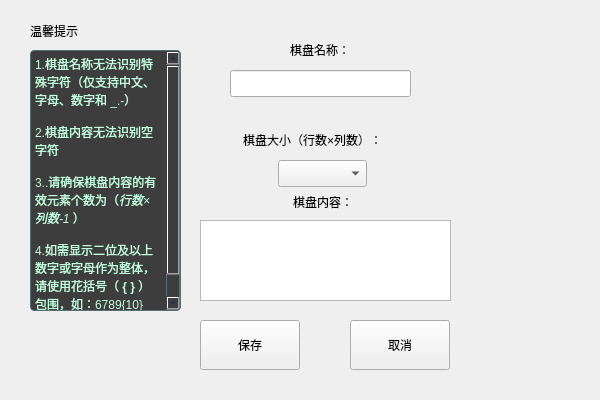
<?xml version="1.0" encoding="UTF-8"?>
<ui version="4.0">
 <class>CreatGamePage</class>
 <widget class="QWidget" name="CreatGamePage">
  <property name="geometry">
   <rect>
    <x>0</x>
    <y>0</y>
    <width>600</width>
    <height>400</height>
   </rect>
  </property>
  <property name="windowTitle">
   <string>Form</string>
  </property>
  <widget class="QWidget" name="widget" native="true">
   <property name="geometry">
    <rect>
     <x>20</x>
     <y>0</y>
     <width>551</width>
     <height>391</height>
    </rect>
   </property>
   <widget class="QLabel" name="label">
    <property name="geometry">
     <rect>
      <x>270</x>
      <y>40</y>
      <width>69</width>
      <height>19</height>
     </rect>
    </property>
    <property name="text">
     <string>棋盘名称：</string>
    </property>
   </widget>
   <widget class="QLineEdit" name="lineEdit">
    <property name="geometry">
     <rect>
      <x>210</x>
      <y>70</y>
      <width>181</width>
      <height>27</height>
     </rect>
    </property>
   </widget>
   <widget class="QLabel" name="label_4">
    <property name="geometry">
     <rect>
      <x>273</x>
      <y>192</y>
      <width>69</width>
      <height>19</height>
     </rect>
    </property>
    <property name="text">
     <string>棋盘内容：</string>
    </property>
   </widget>
   <widget class="QTextEdit" name="textEdit">
    <property name="geometry">
     <rect>
      <x>180</x>
      <y>220</y>
      <width>251</width>
      <height>81</height>
     </rect>
    </property>
   </widget>
   <widget class="MainButton" name="saveBtn">
    <property name="geometry">
     <rect>
      <x>180</x>
      <y>320</y>
      <width>100</width>
      <height>50</height>
     </rect>
    </property>
    <property name="minimumSize">
     <size>
      <width>100</width>
      <height>50</height>
     </size>
    </property>
    <property name="text">
     <string>保存</string>
    </property>
   </widget>
   <widget class="MainButton" name="cancelBtn">
    <property name="geometry">
     <rect>
      <x>330</x>
      <y>320</y>
      <width>100</width>
      <height>50</height>
     </rect>
    </property>
    <property name="minimumSize">
     <size>
      <width>100</width>
      <height>50</height>
     </size>
    </property>
    <property name="text">
     <string>取消</string>
    </property>
   </widget>
   <widget class="QComboBox" name="comboBox">
    <property name="geometry">
     <rect>
      <x>258</x>
      <y>160</y>
      <width>89</width>
      <height>27</height>
     </rect>
    </property>
    <property name="editable">
     <bool>false</bool>
    </property>
    <property name="currentText">
     <string/>
    </property>
    <property name="currentIndex">
     <number>-1</number>
    </property>
    <property name="maxVisibleItems">
     <number>20</number>
    </property>
    <property name="modelColumn">
     <number>0</number>
    </property>
   </widget>
   <widget class="QLabel" name="label_2">
    <property name="geometry">
     <rect>
      <x>223</x>
      <y>130</y>
      <width>171</width>
      <height>20</height>
     </rect>
    </property>
    <property name="text">
     <string>棋盘大小（行数×列数）：</string>
    </property>
   </widget>
   <widget class="QLabel" name="label_3">
    <property name="geometry">
     <rect>
      <x>10</x>
      <y>20</y>
      <width>81</width>
      <height>21</height>
     </rect>
    </property>
    <property name="text">
     <string>温馨提示</string>
    </property>
   </widget>
   <widget class="QTextBrowser" name="textBrowser">
    <property name="geometry">
     <rect>
      <x>10</x>
      <y>50</y>
      <width>151</width>
      <height>261</height>
     </rect>
    </property>
    <property name="styleSheet">
     <string notr="true">
    background-color: #3d3d3d;
    color: #073642;
    font-size: 12px;
    border: 1px solid #586e75;
    border-radius: 4px;
   fnont-family: &quot;Segoe UI&quot;;


</string>
    </property>
    <property name="html">
     <string>&lt;!DOCTYPE HTML PUBLIC &quot;-//W3C//DTD HTML 4.0//EN&quot; &quot;http://www.w3.org/TR/REC-html40/strict.dtd&quot;&gt;
&lt;html&gt;&lt;head&gt;&lt;meta name=&quot;qrichtext&quot; content=&quot;1&quot; /&gt;&lt;meta charset=&quot;utf-8&quot; /&gt;&lt;style type=&quot;text/css&quot;&gt;
p, li { white-space: pre-wrap; }
hr { height: 1px; border-width: 0; }
li.unchecked::marker { content: &quot;\2610&quot;; }
li.checked::marker { content: &quot;\2612&quot;; }
&lt;/style&gt;&lt;/head&gt;&lt;body style=&quot; font-family:'Microsoft YaHei UI'; font-size:12px; font-weight:400; font-style:normal;&quot;&gt;
&lt;p style=&quot; margin-top:0px; margin-bottom:0px; margin-left:0px; margin-right:0px; -qt-block-indent:0; text-indent:0px;&quot;&gt;&lt;span style=&quot; font-size:9pt; color:#c2ffde;&quot;&gt;1.棋盘名称无法识别特殊字符（仅支持中文、字母、数字和 _.-）&lt;/span&gt;&lt;/p&gt;
&lt;p style=&quot;-qt-paragraph-type:empty; margin-top:0px; margin-bottom:0px; margin-left:0px; margin-right:0px; -qt-block-indent:0; text-indent:0px; font-size:9pt; color:#c2ffde;&quot;&gt;&lt;br /&gt;&lt;/p&gt;
&lt;p style=&quot; margin-top:0px; margin-bottom:0px; margin-left:0px; margin-right:0px; -qt-block-indent:0; text-indent:0px;&quot;&gt;&lt;span style=&quot; font-size:9pt; color:#c2ffde;&quot;&gt;2.棋盘内容无法识别空字符&lt;/span&gt;&lt;/p&gt;
&lt;p style=&quot;-qt-paragraph-type:empty; margin-top:0px; margin-bottom:0px; margin-left:0px; margin-right:0px; -qt-block-indent:0; text-indent:0px; font-size:9pt; color:#c2ffde;&quot;&gt;&lt;br /&gt;&lt;/p&gt;
&lt;p style=&quot; margin-top:0px; margin-bottom:0px; margin-left:0px; margin-right:0px; -qt-block-indent:0; text-indent:0px;&quot;&gt;&lt;span style=&quot; font-size:9pt; color:#c2ffde;&quot;&gt;3..请确保棋盘内容的有效元素个数为（&lt;/span&gt;&lt;span style=&quot; font-size:9pt; font-style:italic; color:#c2ffde;&quot;&gt;行数×列数-1 &lt;/span&gt;&lt;span style=&quot; font-size:9pt; color:#c2ffde;&quot;&gt;）&lt;/span&gt;&lt;/p&gt;
&lt;p style=&quot;-qt-paragraph-type:empty; margin-top:0px; margin-bottom:0px; margin-left:0px; margin-right:0px; -qt-block-indent:0; text-indent:0px; font-size:9pt; color:#c2ffde;&quot;&gt;&lt;br /&gt;&lt;/p&gt;
&lt;p style=&quot; margin-top:0px; margin-bottom:0px; margin-left:0px; margin-right:0px; -qt-block-indent:0; text-indent:0px;&quot;&gt;&lt;span style=&quot; font-size:9pt; color:#c2ffde;&quot;&gt;4.如需显示二位及以上数字或字母作为整体，请使用花括号（&lt;/span&gt;&lt;span style=&quot; font-size:9pt; font-weight:700; color:#c2ffde;&quot;&gt; { }&lt;/span&gt;&lt;span style=&quot; font-size:9pt; color:#c2ffde;&quot;&gt; ）包围，如：6789{10}{11} &lt;/span&gt;&lt;/p&gt;&lt;/body&gt;&lt;/html&gt;</string>
    </property>
   </widget>
  </widget>
 </widget>
 <customwidgets>
  <customwidget>
   <class>MainButton</class>
   <extends>QPushButton</extends>
   <header location="global">mainbutton.h</header>
  </customwidget>
 </customwidgets>
 <resources/>
 <connections/>
</ui>
